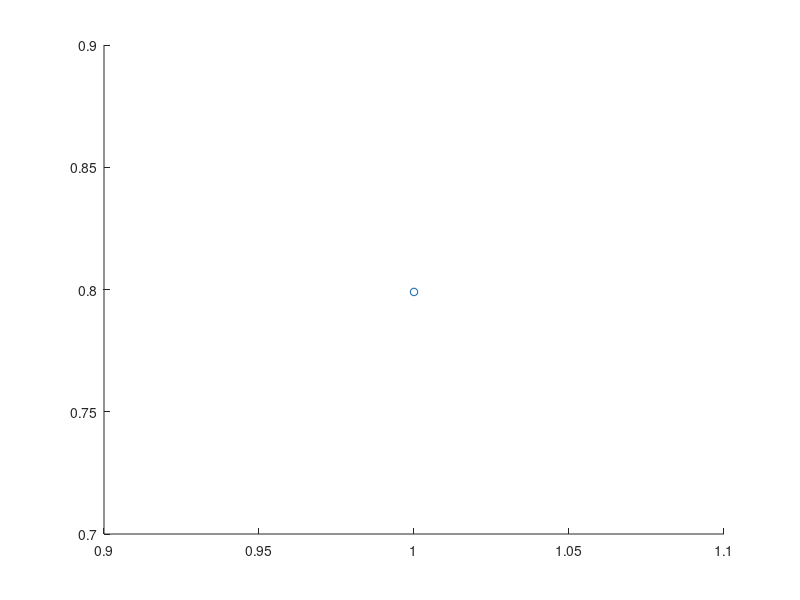

MATLAB code to generate this figure: (Note: this script raises an error after producing the figure.)
group1 = [
    1, 0.799, 0.011;
    2, 0.701, 0.013;
    2, 0.715, 0.018;
    3, 0.613, 0.023;
    4, 0.643, 0.024;
    5, 0.506, 0.030
];

group2 = [
    1, 0.802, 0.014;
    2, 0.692, 0.023
];

group3 = [
    1, 0.805, 0.019;
    1, 0.759, 0.010;
    2, 0.691, 0.031;
    2, 0.750, 0.021;
    3, 0.733, 0.038;
    3, 0.647, 0.036
];

group4 = [
    1, 0.842, 0.024;
    2, 0.771, 0.037;
    3, 0.789, 0.026;
    4, 0.632, 0.025;
    5, 0.606, 0.033
];

group5 = [
    1, 0.822, 0.018;
    2, 0.762, 0.019;
    3, 0.728, 0.025;
    4, 0.609, 0.031;
    5, 0.546, 0.029
];

data = {group1, group2, group3, group4, group5};

layers = cell(1, 5);
phi = cell(1, 5);
stds = cell(1, 5);

for i = 1:5
    layers{i} = data{i}(:, 1);  % Layer
    phi{i} = data{i}(:, 2);     % \phi
    stds{i} = data{i}(:, 3);    % Standard Deviation
end


%color
color_start1 = [33, 113, 181] / 255;
color_end1 = [199, 224, 245] / 255;

color_start2 = [243, 72, 149] / 255;
color_end2 = [251, 201, 224] / 255;

figure('Units', 'inches', 'Position', [1, 1, 6.2, 5.2]);
hold on;
markers = {'o', 'o', 'o', 's', 's'}; 

for i = 1:5
    current_layers = layers{i};
    current_phi = phi{i};
    current_stds = stds{i};
    
    if i <= 3
        color_start = color_start1;
        color_end = color_end1;
    else
        color_start = color_start2;
        color_end = color_end2;
    end
    
    for j = 1:length(current_layers)
        layer = current_layers(j);
        t = (layer - 1) / 4;
        color = (1 - t) * color_start + t * color_end;
        
        scatter(layer, current_phi(j), 30, color, markers{i}, 'MarkerFaceColor', 'none', 'LineWidth', 0.8);
        
        errorbar(layer, current_phi(j), current_stds(j), 'Color', color, 'LineWidth', 0.8);
    end
end
box on;

axis on
ax = gca;
ax.XMinorTick = 'off';
ax.YMinorTick = 'off';
ax.TickLabelInterpreter = 'latex';
ax.XGrid = 'off';
ax.YGrid = 'off';
ax.MinorGridAlpha = 0.1;
ax.GridAlpha = 0.1;
ax.TickLength = [0.01 0.01];
ax.YLim = [0.4 0.9];  
ax.XLim = [0.5 5.5];      
ax.XTick = 1:5;          

set(gca, 'FontSize', 8.5);
xlabel('Layer numbers', 'interpreter', 'latex', 'fontsize', 10)
ylabel('$\phi$', 'interpreter', 'latex', 'fontsize', 10)

hold off;
